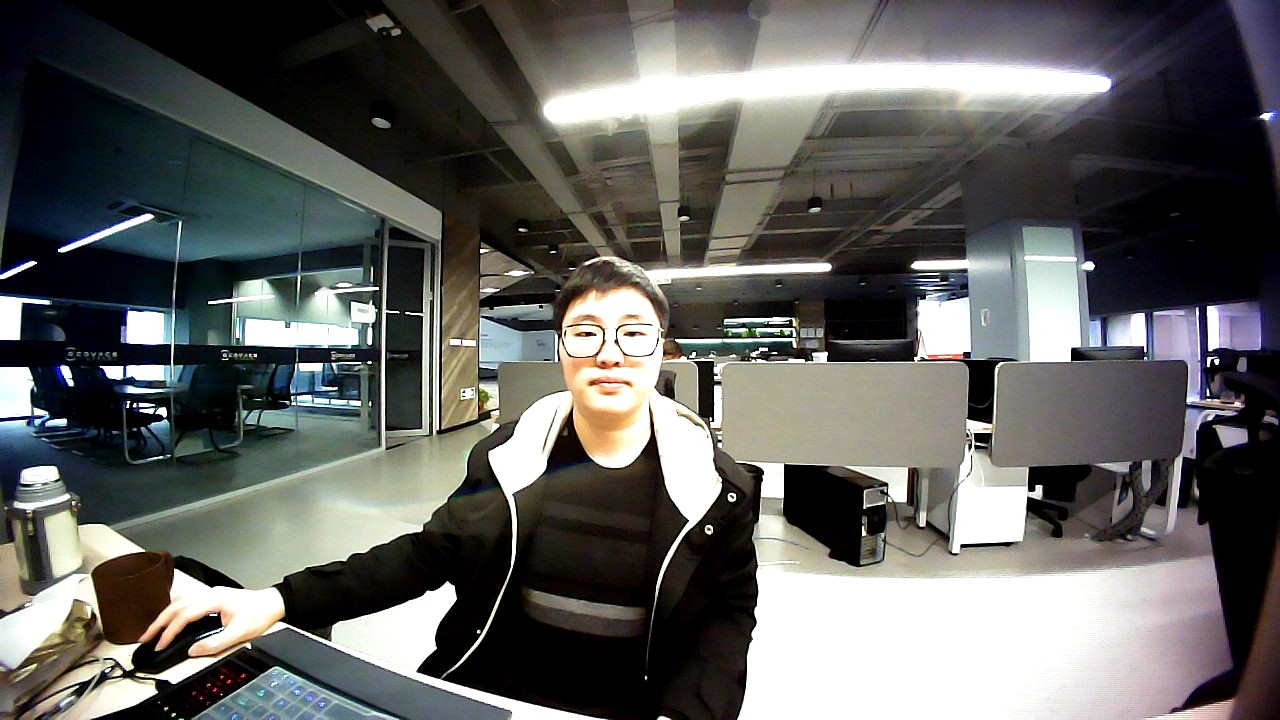
#> input picture person-algorithm/user/lib/persons/Hua/view_1.jpg, 1280 x 720 px
$ python -i auto_augment.py   (imports and definitions only)
#> lines starting #> are read from the running program, lines starting #| are printed output that depends on the picture
import cv2
import numpy as np

# [81 lines left out: functions Autolevelsadjust, Autocontrastadjust, Adjust, Compute, Aug, get_lightness and 1 more, not called in this run]

def AutogammaHSVtrans(img):  # gamma函数处理
    img_hsv = cv2.cvtColor(img, cv2.COLOR_RGB2HSV)
#> img_hsv: shape (720, 1280, 3); mean H, S, V 58.5, 75.5, 104.6
    V = img_hsv[:, :, 2]
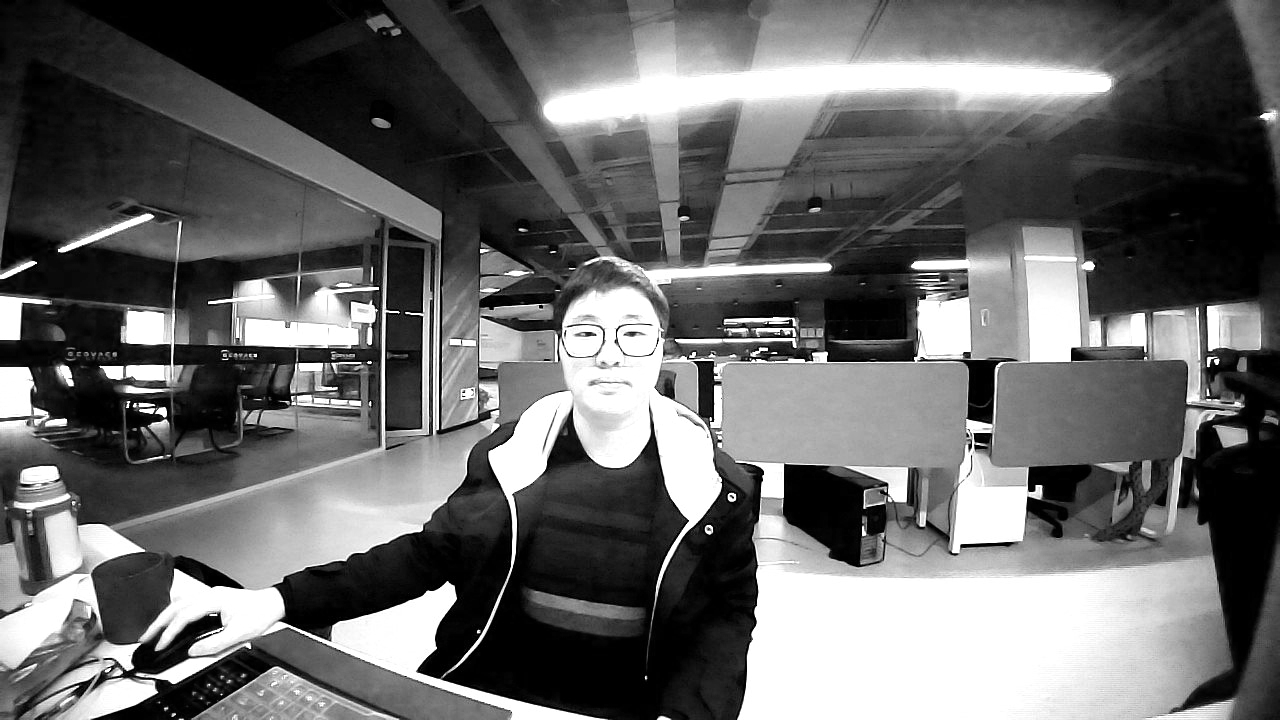
#> V: shape (720, 1280); min 0, max 255, mean 104.6
    PDF, x = np.histogram(V.ravel(), bins=256, range=(0, 256))
#> PDF = 256 values, max 115122 at index 255, min 1008 at index 210, mean 3600; x = 257 values from 0 to 256
    PDF = PDF / (V.shape[0] * V.shape[1])
#> PDF = 256 values, max 0.125 at index 255, min 0.00109 at index 210, mean 0.00391
    gamma_table = [np.power(x / 255.0, 1 - PDF[:x].sum()) * 255.0 for x in range(256)]  # 建立映射表
#> gamma_table = 256 values from 0 to 255
    gamma_table = np.array(gamma_table).astype(np.uint8)  # 颜色值为整数
    return cv2.LUT(img, gamma_table)
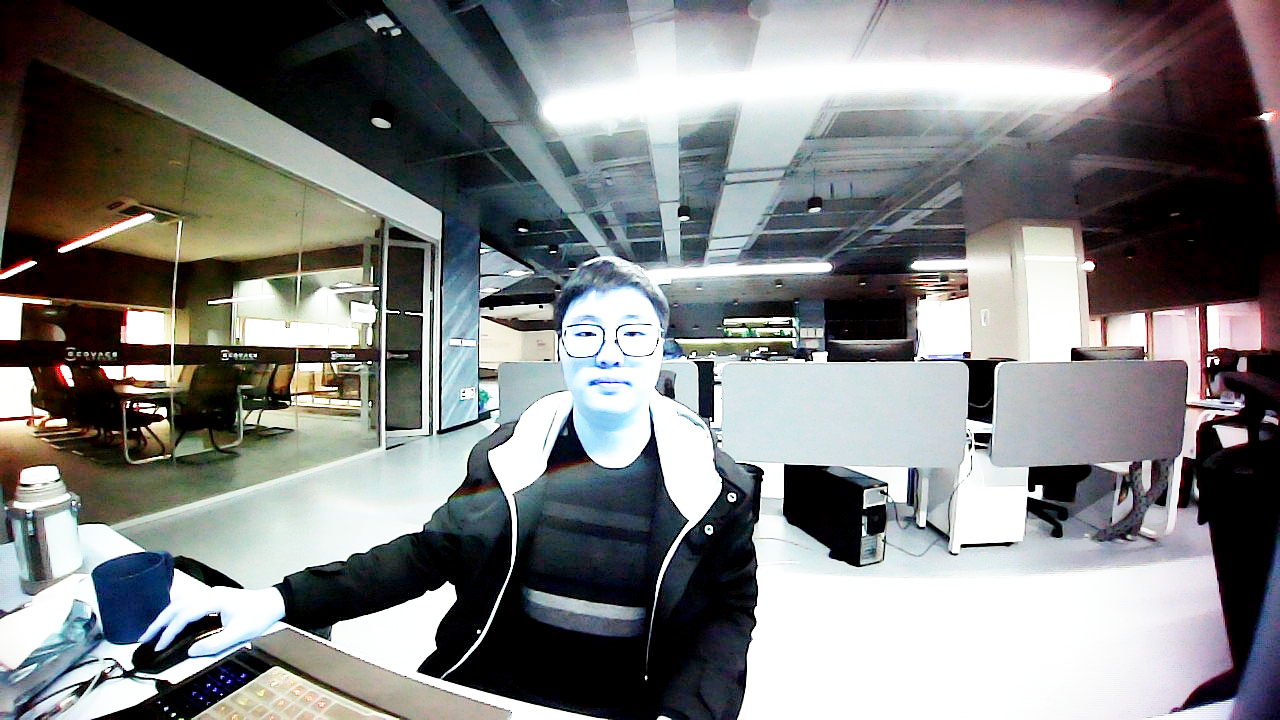
#> returned value: shape (720, 1280, 3); mean of channels 0, 1, 2 128.4, 128.6, 127.4; drawn as B, G, R

>>> import cv2
>>> picture = cv2.cvtColor(cv2.imread('../../../user/lib/persons/Hua/view_1.jpg'), cv2.COLOR_BGR2RGB)
>>> result = AutogammaHSVtrans(picture)
